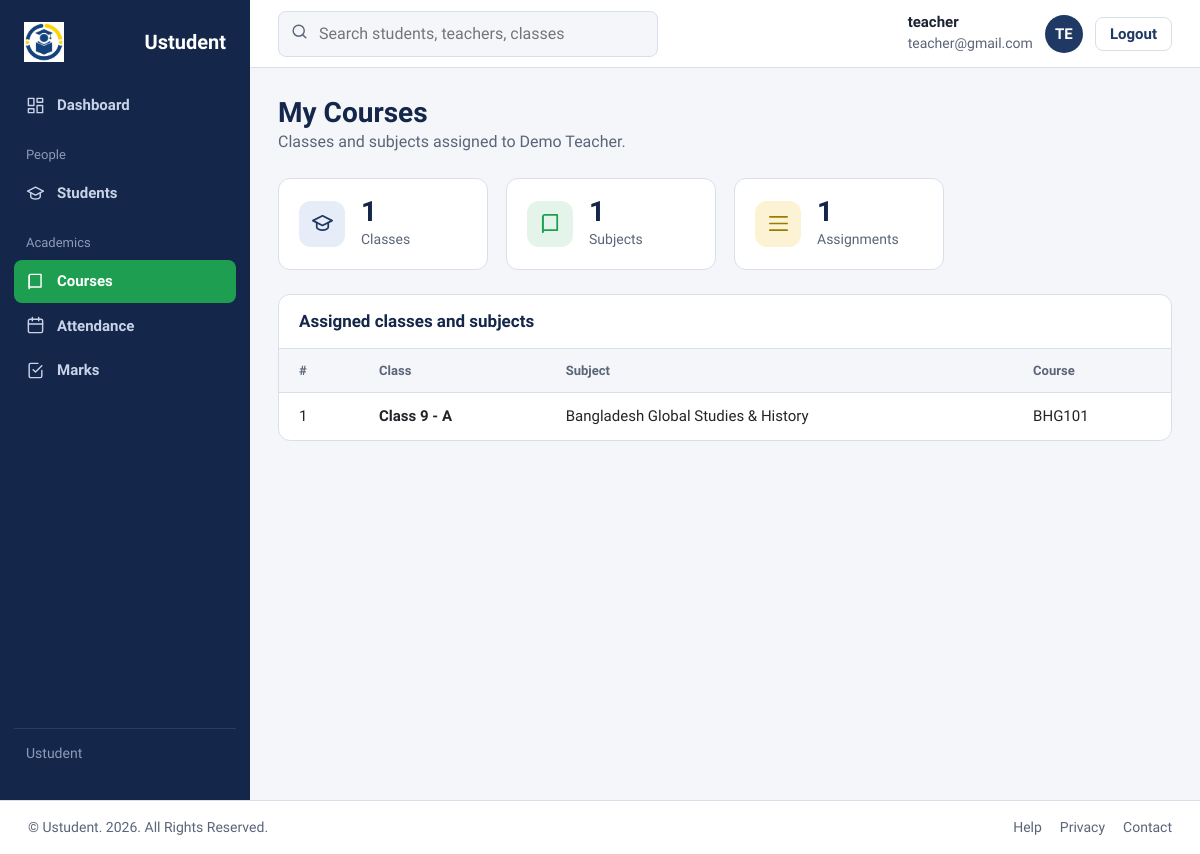
The app's page /teacher/teacher_courses.php (signed in), older data.
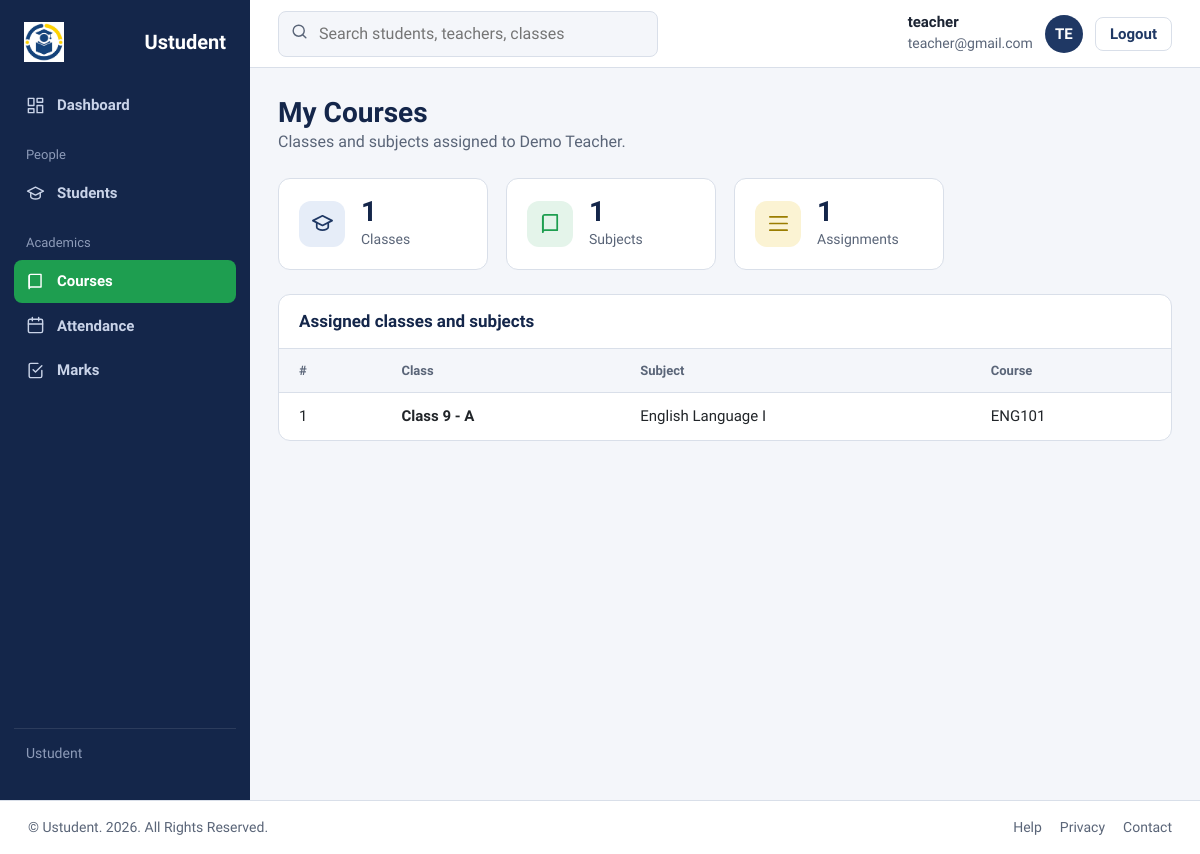
The same page, newer data.
### tables this page shows
CREATE TABLE `teachers` (
  `id` int UNSIGNED NOT NULL,
  `user_id` int UNSIGNED NOT NULL,
  `name` varchar(100) NOT NULL,
  `email` varchar(100) NOT NULL,
  `phone` varchar(15) DEFAULT NULL,
  `qualification` varchar(150) DEFAULT NULL,
  `created_at` timestamp NULL DEFAULT CURRENT_TIMESTAMP
);

CREATE TABLE `teacher_subjects` (
  `id` int UNSIGNED NOT NULL,
  `teacher_id` int UNSIGNED NOT NULL,
  `subject_id` int UNSIGNED NOT NULL,
  `class_id` int UNSIGNED NOT NULL,
  `created_at` timestamp NULL DEFAULT CURRENT_TIMESTAMP
);

CREATE TABLE `classes` (
  `id` int UNSIGNED NOT NULL,
  `class_name` varchar(50) NOT NULL,
  `section` varchar(10) NOT NULL,
  `course_id` int UNSIGNED NOT NULL,
  `created_at` timestamp NULL DEFAULT CURRENT_TIMESTAMP
);

CREATE TABLE `subjects` (
  `id` int UNSIGNED NOT NULL,
  `subject_name` varchar(100) NOT NULL,
  `course_id` int UNSIGNED NOT NULL,
  `created_at` timestamp NULL DEFAULT CURRENT_TIMESTAMP
);

CREATE TABLE `courses` (
  `id` int UNSIGNED NOT NULL,
  `course_name` varchar(100) NOT NULL,
  `description` text
);

### teacher/teacher_courses.php (the view, shortened to what this page needs)
<?php
include '../database/dbconfig.php';
function h($value) { return htmlspecialchars((string)$value, ENT_QUOTES, 'UTF-8'); }
function rows($conn, $sql, $types = '', $params = []) {
    $statement = $conn->prepare($sql);
    if ($types !== '' && !$statement->bind_param($types, ...$params)) {
        throw new RuntimeException('Could not bind the database query parameters.');
    }
    if (!$statement->execute()) {
        throw new RuntimeException('Could not load the requested data.');
    }
    $result = $statement->get_result();
    return $result->fetch_all(MYSQLI_ASSOC);
}
$teacher = rows($conn, "SELECT id, name FROM teachers WHERE user_id = ?", "i", [(int)$_SESSION['id']])[0] ?? null;
$courses = $teacher ? rows($conn,
    "SELECT ts.class_id, ts.subject_id, c.class_name, c.section, sub.subject_name,
            co.course_name
       FROM teacher_subjects ts
       JOIN classes c ON c.id = ts.class_id
       JOIN subjects sub ON sub.id = ts.subject_id
       JOIN courses co ON co.id = sub.course_id
      WHERE ts.teacher_id = ?
      ORDER BY c.class_name, c.section, sub.subject_name",
    "i", [(int)$teacher['id']]) : [];
$classCount = count(array_unique(array_column($courses, 'class_id')));
$subjectCount = count(array_unique(array_column($courses, 'subject_id')));
?>
<!DOCTYPE html>
<html lang="en">
<head>
<link href="https://cdn.jsdelivr.net/npm/bootstrap@5.3.3/dist/css/bootstrap.min.css" rel="stylesheet">
<link rel="stylesheet" href="../assets/css/admin_dashboard.css">
<link rel="stylesheet" href="../assets/css/academic_common.css">
</head>
<body>
<div class="app">
  <?php include '../includes/sidebar_teacher.php'; ?>
  <div class="main">
    <?php include '../includes/topbar.php'; ?>
    <main class="content">
      <div class="head">
        <div>
          <h1>My Courses</h1>
          <p><?php echo $teacher ? 'Classes and subjects assigned to ' . h($teacher['name']) . '.' : 'Your assigned classes and subjects.'; ?></p>
        </div>
      </div>
      <?php if (!$teacher): ?>
        <div class="alert alert-warning">Your teacher profile has not been created yet. Please ask the admin to add you in the Teachers page.</div>
      <?php else: ?>
        <section class="stats" aria-label="Summary">
          <div class="stat"><span class="ico b"><svg viewBox="0 0 24 24"><path d="M2 9l10-5 10 5-10 5z"/><path d="M6 11v5c0 1.5 3 3 6 3s6-1.5 6-3v-5"/></svg></span><div><b><?php echo $classCount; ?></b><span>Classes</span></div></div>
          <div class="stat"><span class="ico g"><svg viewBox="0 0 24 24"><path d="M4 5a2 2 0 012-2h13v16H6a2 2 0 00-2 2z"/><path d="M4 19V5"/></svg></span><div><b><?php echo $subjectCount; ?></b><span>Subjects</span></div></div>
          <div class="stat"><span class="ico y"><svg viewBox="0 0 24 24"><path d="M3 5h18M3 12h18M3 19h18"/></svg></span><div><b><?php echo count($courses); ?></b><span>Assignments</span></div></div>
        </section>
        <section class="card">
          <h2>Assigned classes and subjects</h2>
          <div class="table-wrap">
            <table>
              <thead><tr><th>#</th><th>Class</th><th>Subject</th><th>Course</th></tr></thead>
              <tbody>
              <?php foreach ($courses as $i => $course): ?>
                <tr>
                  <td class="roll"><?php echo $i + 1; ?></td>
                  <td><b><?php echo h($course['class_name'] . ' - ' . $course['section']); ?></b></td>
                  <td><?php echo h($course['subject_name']); ?></td>
                  <td><?php echo h($course['course_name']); ?></td>
                </tr>
              <?php endforeach; ?>
              </tbody>
            </table>
          </div>
        </section>
      <?php endif; ?>
    </main>
  </div>
</div>
<?php include '../includes/footer.php'; ?>
</body>
</html>

### includes/sidebar_teacher.php
<aside class="side">
  <div class="logo">
  <img src="../assets/images/logo.jpg" alt="logo">
  <span>Ustudent</span>
  </div>
  <nav aria-label="Main">
    <a class="on" href="dashboard_teacher.php"><svg viewBox="0 0 24 24"><rect x="3" y="3" width="7" height="9"/><rect x="14" y="3" width="7" height="5"/><rect x="14" y="12" width="7" height="9"/><rect x="3" y="16" width="7" height="5"/></svg>Dashboard</a>
    <div class="group">People</div>
    <a href="teacher_student.php"><svg viewBox="0 0 24 24"><path d="M2 9l10-5 10 5-10 5z"/><path d="M6 11v5c0 1.5 3 3 6 3s6-1.500 6-3v-5"/></svg>Students</a>
    <div class="group">Academics</div>
    <a href="teacher_courses.php"><svg viewBox="0 0 24 24"><path d="M4 5a2 2 0 012-2h13v16H6a2 2 0 00-2 2z"/><path d="M4 19V5"/></svg>Courses</a>
    <a href="attendance.php"><svg viewBox="0 0 24 24"><rect x="3" y="4" width="18" height="17" rx="2"/><path d="M8 2v4M16 2v4M3 10h18"/></svg>Attendance</a>
    <a href="teacher_mark.php"><svg viewBox="0 0 24 24"><path d="M9 11l3 3 8-8"/><path d="M20 12v7a2 2 0 01-2 2H6a2 2 0 01-2-2V5a2 2 0 012-2h9"/></svg>Marks</a>
  </nav>
  <div class="foot">Ustudent</div>
</aside>

### includes/topbar.php
<header class="top">
      <div class="search">
        <svg viewBox="0 0 24 24"><circle cx="11" cy="11" r="7"/><path d="M20 20l-4-4"/></svg>
        <input type="search" placeholder="Search students, teachers, classes" aria-label="Search">
      </div>
      <div class="me">
        <div><b><?php echo $_SESSION['name']; ?></b><small><?php echo $_SESSION['email']; ?></small></div>
        <span class="av"><?php echo strtoupper(substr($_SESSION['name'], 0,2)) ?></span>
        <button class="logout" type="button"> <a href="../login.php">Logout</a></button>
      </div>
    </header>

### includes/footer.php
<footer class="site-footer">
  <span>&copy; Ustudent. 2026.  All Rights Reserved.</span>
  <nav aria-label="Footer">
    <a href="#">Help</a>
    <a href="#">Privacy</a>
    <a href="#">Contact</a>
  </nav>
</footer>

### assets/css/academic_common.css (style rules this page uses)
h1,h2,h3 { font-weight:700 }
.table-wrap { overflow-x:auto }
.table-wrap table { min-width:680px }

Row changes from the older to the newer data that the page shows:
changed teacher_subjects "Class 9 - A": subject.subject_name "Bangladesh Global Studies & History" → "English Language I"; courses.course_name "BHG101" → "ENG101"
